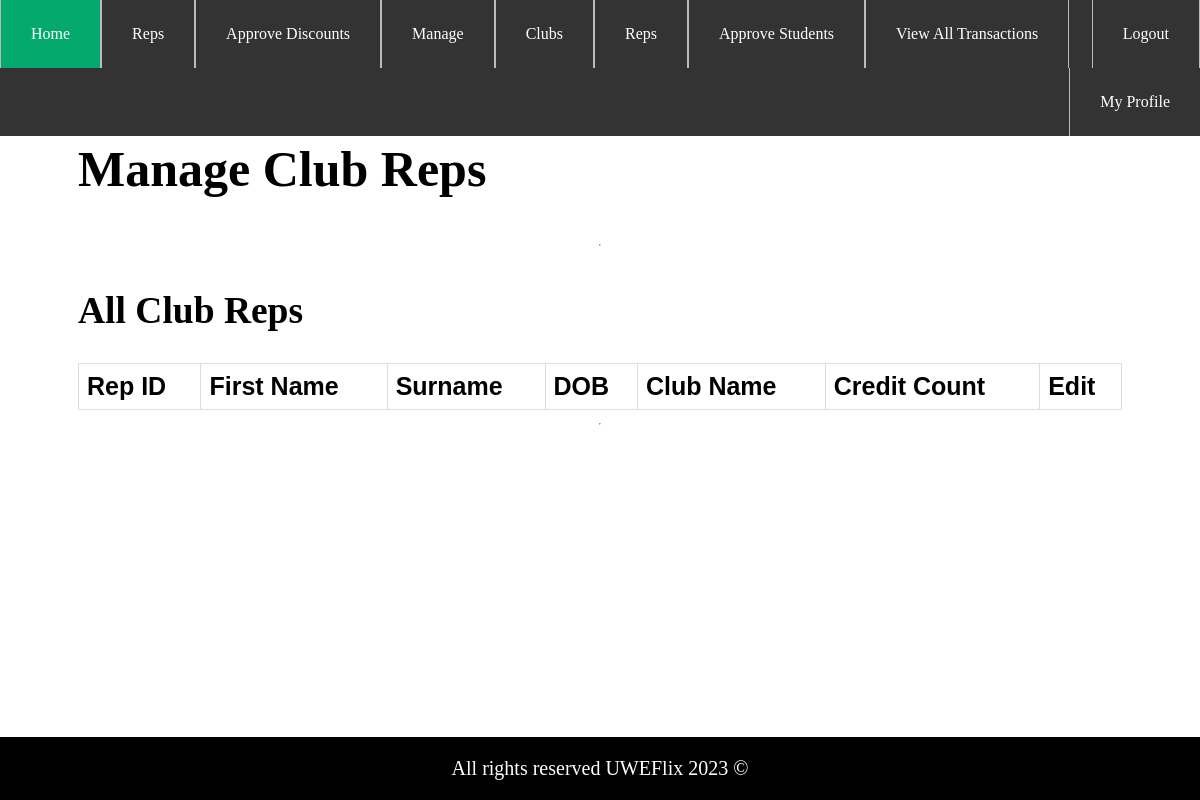
Before: /clubs/view_reps/ (signed in) with the older database file.
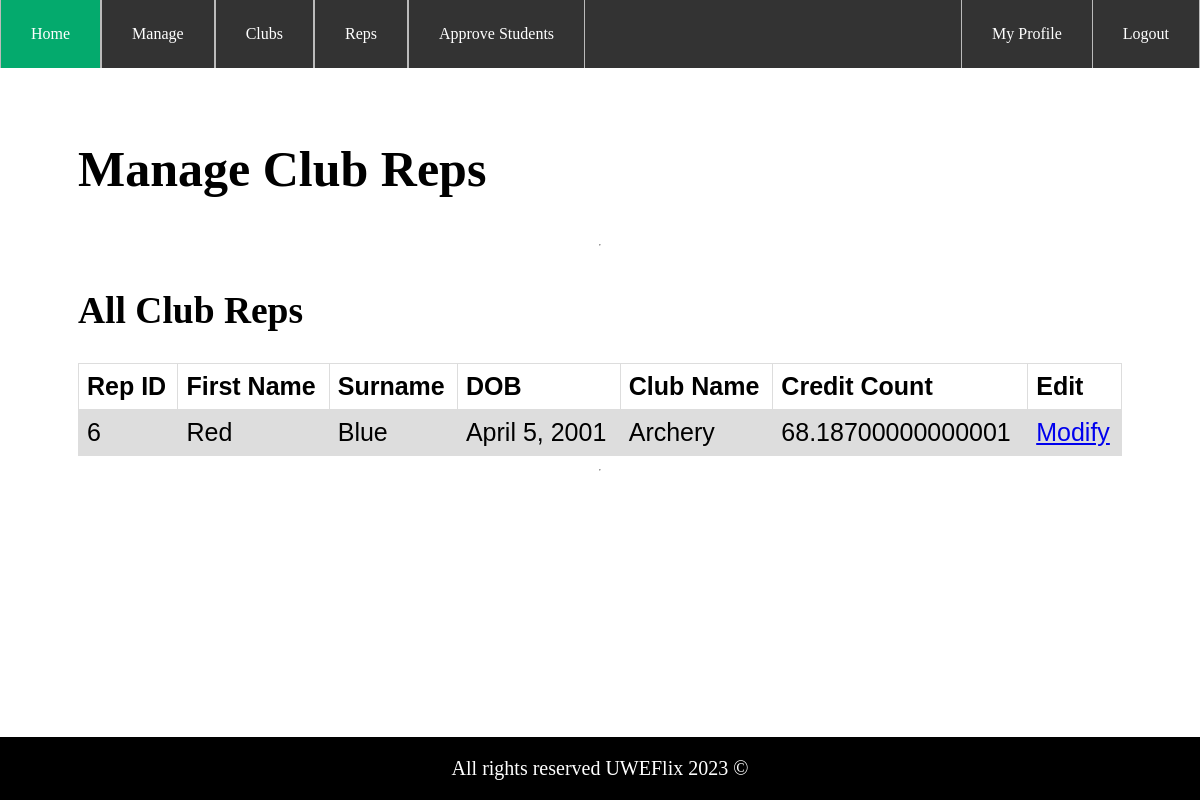
After: the same page with the newer database file.
### UWEFlix/models.py (models this page shows, shortened)
class UserProfile(models.Model):
    user_obj = models.OneToOneField(User, on_delete=models.CASCADE)
    club = models.ForeignKey(Club, null=True, on_delete=models.CASCADE, blank=True)
    date_of_birth = models.DateField(default=timezone.now, auto_now_add=False, auto_now=False, blank=False)
    credits = models.FloatField(default=0)
    discount = models.IntegerField(null=True, blank=True, default=0)
    applied_discount = models.IntegerField(null=True, blank=True, default=0)

class User(AbstractBaseUser, PermissionsMixin):
    email = models.EmailField(blank=True, default='', unique=True)
    username = models.CharField(max_length=150, blank=True, default='')
    first_name = models.CharField(max_length=30, blank=True)
    last_name = models.CharField(max_length=150, blank=True)
    is_active = models.BooleanField(default=False)
    is_superuser = models.BooleanField(default=False)
    is_staff = models.BooleanField(default=False)
    date_joined = models.DateTimeField(default=timezone.now)
    last_login = models.DateTimeField(blank=True, null=True)
    objects = CustomUserManager()
    USERNAME_FIELD = 'email'
    EMAIL_FIELD = 'email'
    REQUIRED_FIELDS = []
    class Meta:
        verbose_name = 'User'
        verbose_name_plural = 'Users'

class Club(models.Model):
    name = models.CharField(max_length=255)
    street_number = models.PositiveIntegerField()
    street_name = models.CharField(max_length=255)
    city = models.CharField(max_length=255)
    postcode = models.CharField(max_length=255)
    landline = models.CharField(max_length=255)
    mobile = models.CharField(max_length=255)
    discount = models.IntegerField()
    email = models.EmailField()
    def __str__(self):
        return str(self.name)

### UWEFlix/decorators.py (the view)
        def wrapper_func(request, *args, **kwargs):
            group = None
            if request.user.groups.exists():
                group = request.user.groups.all()[0].name
            if group == 'Administrator' or group in allowed_roles:
                return view_func(request, *args, **kwargs)
            else:
                return redirect('Homepage')

### ClubManager/views.py (called while the page is built)
@login_required(login_url='/login')
@allowed_users(allowed_roles='CinemaManager')
def view_club_reps(request):
    club_reps = UserProfile.objects.exclude(club__isnull=True)
    return render(request, 'ClubManager/view_reps.html', {'club_reps': club_reps})

### UWEFlix/templatetags/customtags.py (called while the page is built)
@register.filter
def has_group(user, group_name):
    return user.groups.filter(name=group_name).exists() or user.groups.filter(name='Administrator').exists()

### ClubManager/templates/ClubManager/view_reps.html
{% extends 'ClubManager/parent.html' %}
{% block page %}
<h1>Manage Club Reps</h1>
<hr class="solid">
<div>
    {% if request.user.is_anonymous %}
    <h2>No Permissions</h2>
    {% else %}
    <h2>All Club Reps</h2>
    <table style="width:100%">
        <tr>
            <th>Rep ID</th>
            <th>First Name</th>
            <th>Surname</th>
            <th>DOB</th>
            <th>Club Name</th>
            <th>Credit Count</th>
            <th>Edit</th>
        </tr>
        {% for rep in club_reps %}
        <tr>
            <td>{{rep.id}}</td>
            <td>{{rep.user_obj.first_name}}</td>
            <td>{{rep.user_obj.last_name}}</td>
            <td>{{rep.date_of_birth}}</td>
            <td>{{rep.club}}</td>
            <td>{{rep.credits}}</td>
            <td><a href="/clubs/update_rep/{{rep.id}}">Modify</a></td>
        </tr>
        {% endfor %}
    </table>
</div>
<hr class="solid">
{% endif %}
{% endblock %}

Changed rows visible on the page:
added UserProfile: id "6", user_obj.first_name "Red", user_obj.last_name "Blue", date_of_birth "April 5, 2001", club "Archery", credits "68.18700000000001"
Other visible differences:
text no longer shown: "Reps Approve Discounts View All Transactions"
